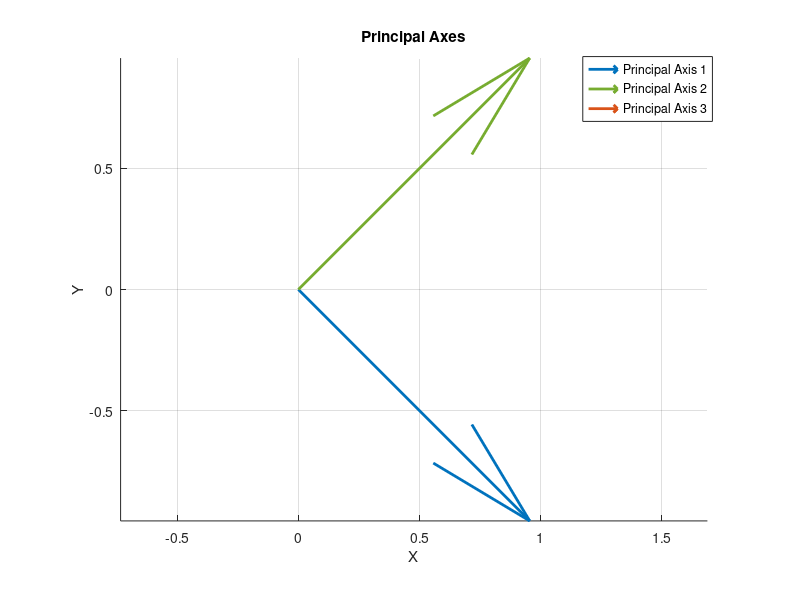

Recreate this plot in MATLAB.
%% Program to compute the Principal axis and the moment of inertia about the
%  principal axis of a given mass arrangement
%
% Author: Sahil Raj
% Assignment 10 Problem 1

clc; clear all;

m = 1.0;
b = 1.0;

ms = [m; m];
pos = [
  -b  b 0;
   b -b 0;
];

N = length(ms);

% MOMENT OF INERTIA MATRIX
I = zeros(3, 3);

for i = 1:3
  for j = 1:3
    M = 0.0;
    for n = 1:N
      M = M + ms(n) * pos(n, i) * pos(n, j);
    endfor
    I(i, j) = M;
  endfor
endfor

% FUNCTION TO COMPUTE THE LARGEST NON DIAGONAL ELEMENT
function res = argmaxNZ(M)
  N = size(M, 1); % the input matrix is square matrix
  mx = 0.0;
  i = 0;
  j = 0;
  thres = 1e-6;
  for n = 1:N
    for m = 1:N
      if n == m
        continue
      endif
      % non-diagonal element
      value = abs(M(n, m));
      if value > mx && value > thres
        mx = abs(M(n, m));
        i = n;
        j = m;
      endif
    endfor
  endfor
  res = [i j];
endfunction

% DIAGONALIZE THE MATRIX BY ROTATING IT ABOUT ITS MOST UNSTABLE AXIS
% Note: the matrix is assumed to be symmetric, which is true for moment
% of intertia matrix
% compute the angle of rotation

Q = eye(3);     % cumulative rotation (principal-axis basis)

D = I;
while true
  res = argmaxNZ(D);
  pI = res(1);
  pJ = res(2);
  if pI == 0 || pJ == 0
    break;
  endif

  pnum = 2 * D(pI, pJ);
  pden = D(pI, pI) - D(pJ, pJ);

  if pden == 0.0
    ang = pi/4;
  else
    ang = 0.5 * atan(pnum/pden);
  endif

  R = eye(3);
  R(pI, pI) =  cos(ang);
  R(pJ, pJ) =  cos(ang);
  R(pI, pJ) =  sin(ang);
  R(pJ, pI) = -sin(ang);

  R_ = inverse(R);

  % update the matrix
  D = R * D * R_;

  % accumulate principal-axis rotation
  Q = Q * R;
endwhile

fprintf("Principal moments:\n");
disp(D);

fprintf("Principal axes (columns are eigenvectors):\n");
disp(Q);

% --- VISUALIZE PRINCIPAL AXES ---
figure;
hold on;
axis equal;
grid on;
xlabel('X'); ylabel('Y'); zlabel('Z');
title('Principal Axes');

% origin
o = [0 0 0];

% scale for visibility
s = 1.5;

% each column of Q is an eigenvector (principal axis)
px = Q(:,1) * s;
py = Q(:,2) * s;
pz = Q(:,3) * s;

quiver3(o(1), o(2), o(3), px(1), px(2), px(3), 'LineWidth', 2);
quiver3(o(1), o(2), o(3), py(1), py(2), py(3), 'LineWidth', 2);
quiver3(o(1), o(2), o(3), pz(1), pz(2), pz(3), 'LineWidth', 2);

legend('Principal Axis 1','Principal Axis 2','Principal Axis 3');
camzoom(1.2);
rotate3d on;
